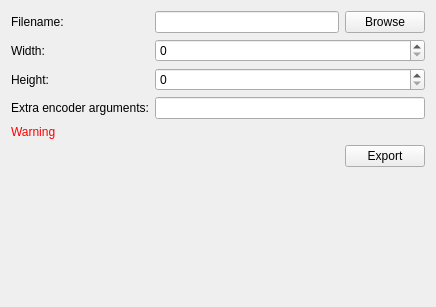
<?xml version="1.0" encoding="UTF-8"?>
<ui version="4.0">
 <class>Form</class>
 <widget class="QWidget" name="Form">
  <property name="geometry">
   <rect>
    <x>0</x>
    <y>0</y>
    <width>436</width>
    <height>307</height>
   </rect>
  </property>
  <property name="windowTitle">
   <string>Form</string>
  </property>
  <layout class="QVBoxLayout" name="verticalLayout">
   <item>
    <layout class="QFormLayout" name="formLayout">
     <item row="0" column="0">
      <widget class="QLabel" name="ofile_lbl">
       <property name="text">
        <string>Filename:</string>
       </property>
      </widget>
     </item>
     <item row="0" column="1">
      <layout class="QHBoxLayout" name="ofile_layout">
       <item>
        <widget class="QLineEdit" name="ofile_text"/>
       </item>
       <item>
        <widget class="QPushButton" name="ofile_btn">
         <property name="text">
          <string>Browse</string>
         </property>
        </widget>
       </item>
      </layout>
     </item>
     <item row="1" column="0">
      <widget class="QLabel" name="label_width">
       <property name="text">
        <string>Width:</string>
       </property>
      </widget>
     </item>
     <item row="1" column="1">
      <widget class="QSpinBox" name="spinbox_width">
       <property name="maximum">
        <number>65535</number>
       </property>
      </widget>
     </item>
     <item row="2" column="0">
      <widget class="QLabel" name="label_height">
       <property name="text">
        <string>Height:</string>
       </property>
      </widget>
     </item>
     <item row="2" column="1">
      <widget class="QSpinBox" name="spinbox_height">
       <property name="maximum">
        <number>65535</number>
       </property>
      </widget>
     </item>
     <item row="3" column="0">
      <widget class="QLabel" name="encopts_lbl">
       <property name="text">
        <string>Extra encoder arguments:</string>
       </property>
      </widget>
     </item>
     <item row="3" column="1">
      <widget class="QLineEdit" name="encopts_text"/>
     </item>
    </layout>
   </item>
   <item>
    <widget class="QLabel" name="warning_label">
     <property name="styleSheet">
      <string notr="true">color: red</string>
     </property>
     <property name="text">
      <string>Warning</string>
     </property>
    </widget>
   </item>
   <item>
    <layout class="QHBoxLayout" name="export_layout">
     <item>
      <spacer name="export_spacer">
       <property name="orientation">
        <enum>Qt::Horizontal</enum>
       </property>
       <property name="sizeHint" stdset="0">
        <size>
         <width>40</width>
         <height>20</height>
        </size>
       </property>
      </spacer>
     </item>
     <item>
      <widget class="QPushButton" name="export_btn">
       <property name="text">
        <string>Export</string>
       </property>
      </widget>
     </item>
    </layout>
   </item>
   <item>
    <spacer name="bottom_spacer">
     <property name="orientation">
      <enum>Qt::Vertical</enum>
     </property>
     <property name="sizeHint" stdset="0">
      <size>
       <width>20</width>
       <height>40</height>
      </size>
     </property>
    </spacer>
   </item>
  </layout>
 </widget>
 <resources/>
 <connections/>
</ui>
